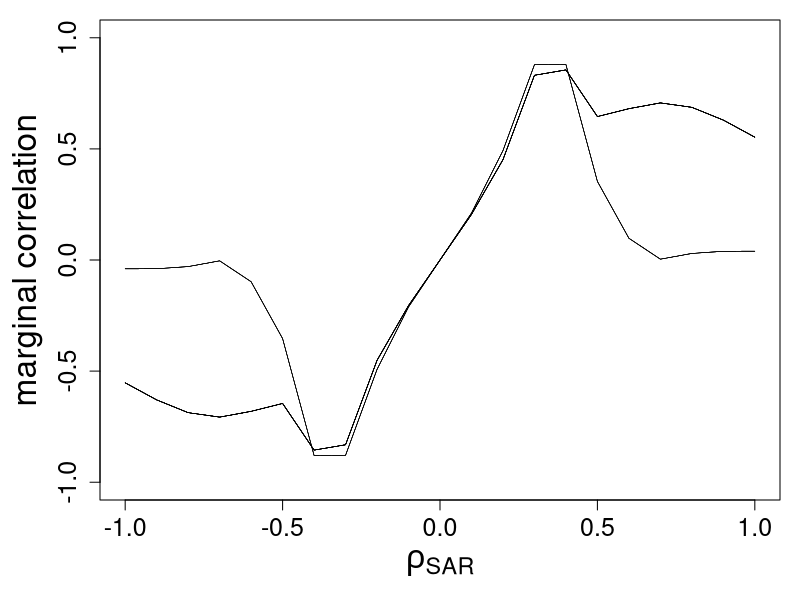
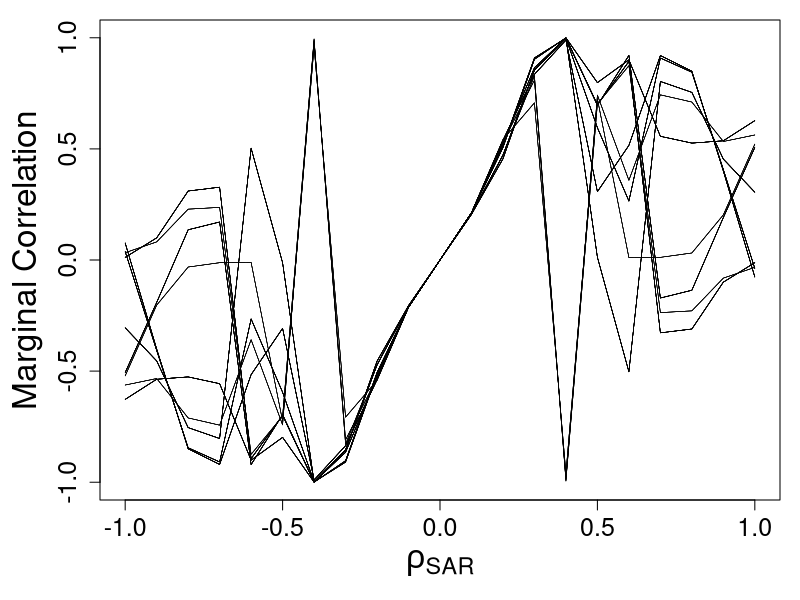
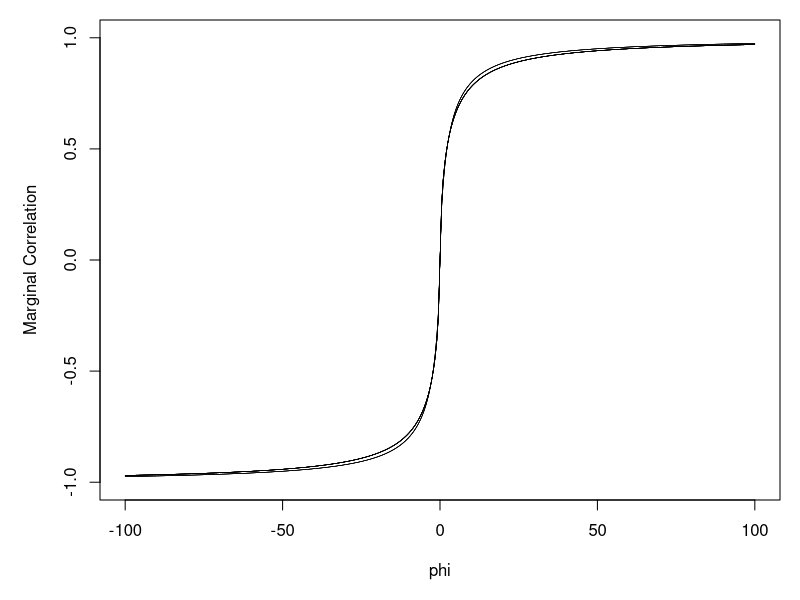

Generate these figures, in order, with R: (Note: a time limit stopped this script after it produced the figures.)
sec_path = 'Rcode/Chapter7/Section 7.7/'
setwd(paste0(SLEDbook_path,sec_path))

library(xtable)

################################################################################
#-------------------------------------------------------------------------------
#                         Exercise 7.10a
#-------------------------------------------------------------------------------
################################################################################

# Investigate behavior of SAR model's marginal correlations for rho_SAR
# outside the interval within which I-rho_CAR*W is positive definite.

W0 <- matrix(c(0,1,0,1,0,1,0,1,0),nrow=3,byrow=T)
id3 <- diag(3)
ze3 <- matrix(0,3,3)
W1 <- cbind(W0,id3,ze3)
W2 <- cbind(id3,W0,id3)
W3 <- cbind(ze3,id3,W0)
W <- rbind(W1,W2,W3)
K <- diag(9)
1/min(eigen(W)$values)
1/max(eigen(W)$values)
# reciprocals of smallest and largest eigenvalues of this W are +-0.35355
nborpairs <- NULL
for(i in 1:8){
	for(j in i:9){
		if(W[i,j]!=0) nborpairs = rbind(nborpairs, c(i,j))
	}
}
rho = rep(NA, times = 21)
margcorrSAR = matrix(NA, dim(nborpairs)[1], 21)
for(i in 1:dim(nborpairs)[1]){
	for(j in 1:21){
		rho[j] <- (j-11)/10
		SigmaSAR <- solve(diag(9) - rho[j]*W) %*% K %*%
			solve(diag(9) - rho[j]*t(W))
		margcorrSAR[i,j] <- SigmaSAR[nborpairs[i,1],nborpairs[i,2]]/
			sqrt(SigmaSAR[nborpairs[i,1],nborpairs[i,1]]*
			SigmaSAR[nborpairs[i,2],nborpairs[i,2]])
	}
}

old.par = par(mar = c(5,5,1,1))
plot(rho, margcorrSAR[1,], ylim=c(-1.0,1.0), type="l", lwd=0.5,
	ylab="marginal correlation", xlab=expression(paste(rho[SAR])),
	cex.lab = 2, cex.axis = 1.5)
for(i in 2:12)
	lines(rho,margcorrSAR[i,], lwd=0.5)
par(old.par)

# Then for a 6x6 square lattice
xy = expand.grid(x = seq(1, 6), y = seq(1, 6))
# create distance matrix among spatial locations
Distmat = as.matrix(dist(xy))
# create first-order neighbor matrix (rook's move) from distances
W = (Distmat < 1.01)*1
diag(W) = 0
K <- diag(36)
# reciprocals of smallest and largest eigenvalues of W 
1/min(eigen(W)$values)
1/max(eigen(W)$values)
# reciprocals of smallest and largest eigenvalues of this W are +-0.27748
nborpairs6 <- NULL
for(i in 1:35){
	for(j in (i + 1):36){
		if(W[i,j]!=0) nborpairs6 = rbind(nborpairs6, c(i,j))
	}
}
rho6 = rep(NA, times = 21)
margcorrSAR6 <- matrix(0,60,21)
for(i in 1:dim(nborpairs6)[1]){
	for(j in 1:21){
		rho6[j] <- (j-11)/10
		SigmaSAR <- solve(diag(36) - rho6[j]*W) %*% K %*%
			solve(diag(36) - rho6[j]*t(W))
		margcorrSAR6[i,j] <- SigmaSAR[nborpairs6[i,1],nborpairs6[i,2]]/
			sqrt(SigmaSAR[nborpairs6[i,1],nborpairs6[i,1]]*
			SigmaSAR[nborpairs6[i,2],nborpairs6[i,2]])
	}
}

old.par = par(mar = c(5,5,1,1))
plot(rho6,margcorrSAR6[1,], ylim=c(-1.0,1.0), type="l", lwd=0.5, 
	ylab="Marginal Correlation", xlab=expression(paste(rho[SAR])),
	cex.lab = 2, cex.axis = 1.5)
for(i in 2:60)
	lines(rho6,margcorrSAR6[i,], lwd=0.5)
par(old.par)

################################################################################
#-------------------------------------------------------------------------------
#                         Exercise 7.10b
#-------------------------------------------------------------------------------
################################################################################

# Now, for Exercise 7.10b, do something similar for the unconstrained CAR model:
# First for the 3x3 lattice
xy = expand.grid(x = seq(1, 3), y = seq(1, 3))
# create distance matrix among spatial locations
Distmat = as.matrix(dist(xy))
# create first-order neighbor matrix (rook's move) from distances
W = (Distmat < 1.01)*1
diag(W) = 0
margcorrCARpet <- matrix(0,12,401)
C <- matrix(0,9,9)
phi <- rep(NA, times = 401)
rowsum <- apply(W, 1, sum)
D <- diag(as.vector(rowsum))
for(i in 1:dim(nborpairs)[1]){
	for(k in 1:401){
		phi[k] <- (k - 201)/2
		Kinv <- diag(9) + abs(phi[k])*D
		K <- solve(Kinv)
		for(l in 1:9){
			for(m in 1:9){
				C[l,m] <- phi[k]*W[l,m]/(1 + abs(phi[k])*rowsum[l])
			}
		}
		SigmaCAR <- solve(diag(9) - C) %*% K
		margcorrCARpet[i,k] <- SigmaCAR[nborpairs[i,1],nborpairs[i,2]]/
			sqrt(SigmaCAR[nborpairs[i,1],nborpairs[i,1]]*SigmaCAR[nborpairs[i,2],nborpairs[i,2]])
	}
}

old.par = par(mar = c(5,5,1,1))
plot(phi, margcorrCARpet[1,], xlim=c(min(phi),max(phi)), ylim=c(-1,1), type="l", 
	lwd=0.5,ylab="Marginal Correlation",xlab="phi")
for(i in 2:12)
	lines(phi, margcorrCARpet[i,], lwd=0.5)
par(old.par)

# Then for 6x6 lattice
xy = expand.grid(x = seq(1, 6), y = seq(1, 6))
# create distance matrix among spatial locations
Distmat = as.matrix(dist(xy))
# create first-order neighbor matrix (rook's move) from distances
W = (Distmat < 1.01)*1
diag(W) = 0
margcorrCARpet6 <- matrix(0,dim(nborpairs6)[1],401)
C <- matrix(0,36,36)
phi6 <- rep(NA, times = 401)
rowsum <- apply(W, 1, sum)
D <- diag(as.vector(rowsum))
for(i in 1:dim(nborpairs6)[1]){
	for(k in 1:401){
		phi6[k] <- (k - 201)/2
		Kinv <- diag(36) + abs(phi6[k])*D
		K <- solve(Kinv)
		for(l in 1:36){
			for(m in 1:36){
				C[l,m] <- phi6[k]*W[l,m]/(1 + abs(phi6[k])*rowsum[l])
			}
		}
		SigmaCAR <- solve(diag(36) - C) %*% K
		margcorrCARpet6[i,k] <- SigmaCAR[nborpairs6[i,1],nborpairs6[i,2]]/
			sqrt(SigmaCAR[nborpairs6[i,1],nborpairs6[i,1]]*SigmaCAR[nborpairs6[i,2],nborpairs6[i,2]])
	}
}

old.par = par(mar = c(5,5,1,1))
plot(phi6, margcorrCARpet6[1,], xlim=c(min(phi),max(phi)), ylim=c(-1,1), type="l", 
	lwd=0.5,ylab="Marginal Correlation",xlab="phi")
for(i in 2:dim(nborpairs6)[1])
	lines(phi6, margcorrCARpet6[i,], lwd=0.5)
par(old.par)


################################################################################
#-------------------------------------------------------------------------------
#                         Exercise 7.10c
#-------------------------------------------------------------------------------
################################################################################

# Now, for Exercise 7.10c, do something similar for the "autocorrelated CAR model":
# First for 3x3 lattice
xy = expand.grid(x = seq(1, 3), y = seq(1, 3))
# create distance matrix among spatial locations
Distmat = as.matrix(dist(xy))
# create first-order neighbor matrix (rook's move) from distances
W = (Distmat < 1.01)*1
diag(W) = 0
rowsum <- apply(W,1,sum)
K <- diag(1/apply(W,1,sum))
Wac <- matrix(0,9,9)
for(i in 1:9){
	for(j in 1:9){
		Wac[i,j] <- sqrt(rowsum[j])/sqrt(rowsum[i])
	}
}
Wac <- Wac*W
# reciprocals of smallest and largest eigenvalues of W 
1/min(eigen(Wac)$values)
1/max(eigen(Wac)$values)

rhoac = rep(NA, times = 707)
margcorrCARac <- matrix(NA, dim(nborpairs)[1], 707)
for(i in 1:dim(nborpairs)[1]){
 for(j in 1:707){
  rhoac[j] <- (j-354)/1000
  SigmaCARac <- solve(diag(9) - rhoac[j]*Wac) %*% K
  margcorrCARac[i,j] <- SigmaCARac[nborpairs[i,1],nborpairs[i,2]]/
		sqrt(SigmaCARac[nborpairs[i,1],nborpairs[i,1]]*
		SigmaCARac[nborpairs[i,2],nborpairs[i,2]])
	}
}
old.par = par(mar = c(5,5,1,1))
plot(rhoac,margcorrCARac[1,], ylim=c(-1.0,1.0), type="l", lwd=0.5, 
	ylab="Marginal Correlation", xlab=expression(paste(rho[CAR])),
	cex.lab = 2, cex.axis = 1.5)
for(i in 2:12)
	lines(rhoac,margcorrCARac[i,], lwd=0.5)
par(old.par)

# Then for a 6x6 lattice:
xy = expand.grid(x = seq(1, 6), y = seq(1, 6))
# create distance matrix among spatial locations
Distmat = as.matrix(dist(xy))
# create first-order neighbor matrix (rook's move) from distances
W = (Distmat < 1.01)*1
diag(W) = 0
rowsum <- apply(W,1,sum)
K <- diag(1/apply(W,1,sum))
Wac <- matrix(0,36,36)
for(i in 1:36){
	for(j in 1:36){
		Wac[i,j] <- sqrt(rowsum[j])/sqrt(rowsum[i])
	}
}
Wac <- Wac*W
# reciprocals of smallest and largest eigenvalues of W 
1/min(Re(eigen(Wac)$values))
1/max(Re(eigen(Wac)$values))

rhoac6 = rep(NA, times = 555)
margcorrCARac6 <- matrix(0,60,555)
for(i in 1:dim(nborpairs6)[1]){
	for(j in 1:555){
		rhoac6[j] = (j - 278)/1000
		SigmaCAR <- solve(diag(36) - rhoac6[j]*Wac) %*% K
		margcorrCARac6[i,j] <- SigmaCAR[nborpairs6[i,1],nborpairs6[i,2]]/
			sqrt(SigmaCAR[nborpairs6[i,1],nborpairs6[i,1]]*
			SigmaCAR[nborpairs6[i,2],nborpairs6[i,2]])
	}
}

old.par = par(mar = c(5,5,1,1))
plot(rhoac6,margcorrCARac6[1,], ylim=c(-1.0,1.0), type="l", lwd=0.5, 
	ylab="Marginal Correlation", xlab=expression(paste(rho[CAR])),
	cex.lab = 2, cex.axis = 1.5)
for(i in 2:12)
	lines(rhoac6,margcorrCARac6[i,], lwd=0.5)
par(old.par)
